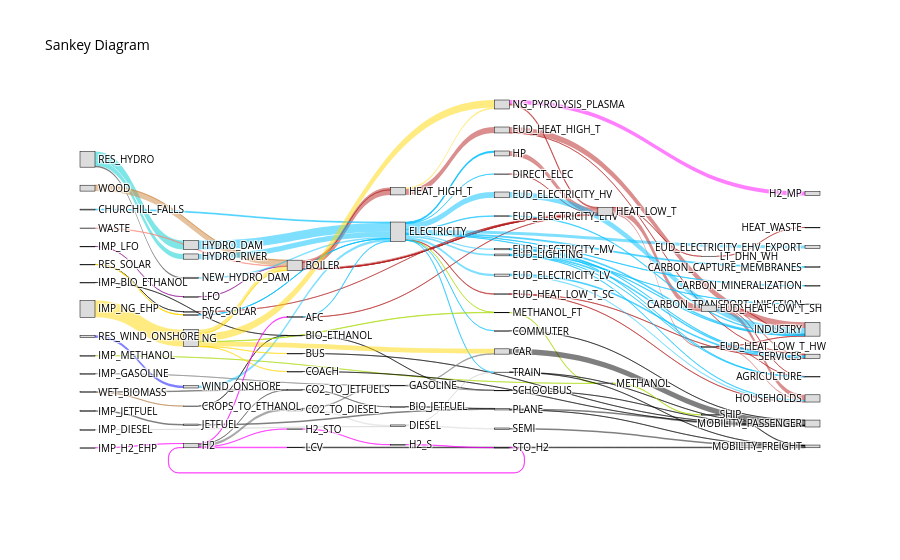

This figure's notebook cell:
### Code cell
results_peaks_2050_carboneutre_planHQ = run_model(energyscope_peaks_2050_carboneutre_planHQ,apply_postprocessing=True)
plot_sankey(results_peaks_2050_carboneutre_planHQ)

### Figure 1 — Plotly figure (JSON) as saved in the notebook; plotly's stock layout.template omitted (floating-point values rounded to 4 significant figures; data arrays with more than 128 entries replaced by an {"elided": "..."} marker saying what was removed)
{"data": [{"link": {"color": {"elided": "129 str values"}, "label": {"elided": "129 float values"}, "source": {"elided": "129 int values"}, "target": {"elided": "129 int values"}, "value": {"elided": "129 float values"}}, "node": {"color": "#DCDCDC", "label": ["AFC", "AGRICULTURE", "BIO_ETHANOL", "BIO_JETFUEL", "BOILER", "BUS", "CAR", "CARBON_CAPTURE_MEMBRANES", "CARBON_MINERALIZATION", "CARBON_TRANSPORT_INJECTION", "CHURCHILL_FALLS", "CO2_TO_DIESEL", "CO2_TO_JETFUELS", "COACH", "COMMUTER", "CROPS_TO_ETHANOL", "DEC_SOLAR", "DIESEL", "DIRECT_ELEC", "ELECTRICITY", "EUD_ELECTRICITY_EHV", "EUD_ELECTRICITY_EHV_EXPORT", "EUD_ELECTRICITY_HV", "EUD_ELECTRICITY_LV", "EUD_ELECTRICITY_MV", "EUD_HEAT_HIGH_T", "EUD_HEAT_LOW_T_HW", "EUD_HEAT_LOW_T_SC", "EUD_HEAT_LOW_T_SH", "EUD_LIGHTING", "GASOLINE", "H2", "H2_MP", "H2_S", "H2_STO", "HEAT_HIGH_T", "HEAT_LOW_T", "HEAT_WASTE", "HOUSEHOLDS", "HP", "HYDRO_DAM", "HYDRO_RIVER", "IMP_BIO_ETHANOL", "IMP_DIESEL", "IMP_GASOLINE", "IMP_H2_EHP", "IMP_JETFUEL", "IMP_LFO", "IMP_METHANOL", "IMP_NG_EHP", "INDUSTRY", "JETFUEL", "LCV", "LFO", "LT_DHN_WH", "METHANOL", "METHANOL_FT", "MOBILITY_FREIGHT", "MOBILITY_PASSENGER", "NEW_HYDRO_DAM", "NG", "NG_PYROLYSIS_PLASMA", "PLANE", "PV", "RES_HYDRO", "RES_SOLAR", "RES_WIND_ONSHORE", "SCHOOLBUS", "SEMI", "SERVICES", "SHIP", "STO_H2", "TRAIN", "WASTE", "WET_BIOMASS", "WIND_ONSHORE", "WOOD"], "line": {"color": "black", "width": 0.5}, "pad": 15, "thickness": 15}, "valueformat": ".0f", "valuesuffix": "", "type": "sankey"}], "layout": {"title": {"text": "Sankey Diagram"}, "font": {"size": 10, "color": "black"}}}
